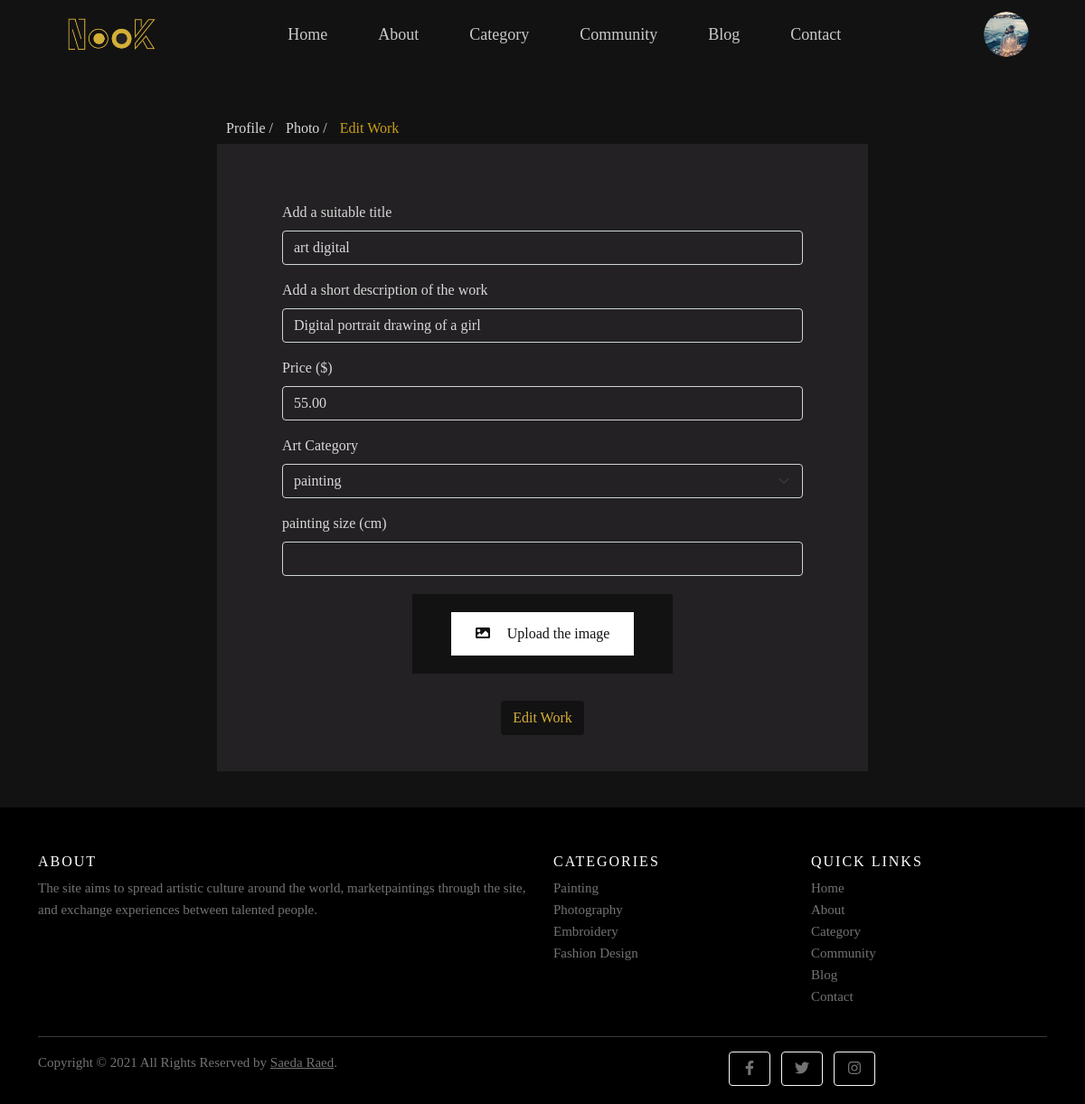
The app's page /account/profile/photo/6/editwork/ (signed in) with its own data.
### account/models.py (models this page shows, shortened)
class UserProfile(models.Model):
    phone = models.CharField(max_length=10, blank=True, null=True)
    photo = models.ImageField(upload_to='photos', blank=True, null=True)
    type_account = models.CharField(max_length=50, blank=True, null=True)
    category = models.ForeignKey(Category, on_delete=models.CASCADE, related_name='usercategory', blank=True, null=True)
    user = models.ForeignKey(User, on_delete=models.CASCADE, related_name='userprofile')

### pages/models.py (models this page shows, shortened)
class Addwork(models.Model):
    title = models.CharField(max_length=100, blank=True, null=True)
    description = models.CharField(max_length=200, blank=True, null=True)
    price = models.DecimalField(max_digits=6, decimal_places=2, blank=True, null=True)
    photo = models.ImageField(upload_to='works', blank=True, null=True)
    category = models.ForeignKey(Category, on_delete=models.CASCADE, related_name='addworkcategory', blank=True, null=True)
    user = models.ForeignKey(User, on_delete=models.CASCADE, related_name='addworkuser', blank=True, null=True)
    class Meta:
        ordering = ('-id',)

class Category(models.Model):
    name = models.CharField(max_length=150)
    description = models.TextField(blank=True, null=True)
    photo = models.ImageField(upload_to='category', blank=True, null=True)
    def __str__(self):
        return self.name

### pages/views.py (the view, shortened to what this page needs)
# urls.py: path('account/profile/photo/<int:id>/editwork/', views.editwork, name='editwork'),
@login_required
def editwork(request, id):
    user = User.objects.get(username=request.user.username)
    userprofile = UserProfile.objects.get(user = user)
    work = get_object_or_404(Addwork, pk = id, user = user)
    categor = UserProfile.objects.get(user=user).category
    oldimage = str(work.photo)
    oldi = oldimage[oldimage.index('/') + 1 : ]
    context = {
        'title': 'nook | Edit Work',
        'work': work,
        'category': Category.objects.all(),
        'userprofile': userprofile,
        'categor': categor,
        'ph': work.photo
    }
    return render(request, 'pages/editwork.html', context)

### templates/pages/editwork.html (shortened to what this page needs)
{% extends 'base.html' %}
{% load static %}
{% block body %}
    <div class="addWork">
        <div class="add">
                <a href="{% url 'profile' work.user.pk %}"><h6>Profile / </h6></a>
                <a href="{% url 'photodetails' work.pk %}"><h6>Photo / </h6></a>
                <a class="a-last"><h6>Edit Work</h6></a>
                <form method="POST" enctype="multipart/form-data" novalidate>
                    <br>
                    <div class="mb-3">
                        <label for="exampleInputEmail1" class="form-label">Add a suitable title</label>
                        <input type="text" name="title" value="{{work.title}}" maxlength="100" class="form-control" id="exampleInputEmail1" aria-describedby="emailHelp">
                    </div>
                    <div class="mb-3">
                        <label for="exampleInputEmail1" class="form-label">Add a short description of the work</label>
                        <input type="text" name="description" value="{{work.description}}" maxlength="200" class="form-control" id="exampleInputEmail1" aria-describedby="emailHelp">
                    </div>
                    <div class="mb-3">
                        <label for="exampleInputPrice" class="form-label">Price ($)</label>
                        <input type="number" name="price" value="{{work.price}}" class="form-control" id="exampleInputPassword1">
                    </div>
                    <div class="mb-3">
                        <label for="exampleInputPrice" class="form-label">Art Category</label>
                        <select class="form-select" name="category" aria-label="Default select example" required>
                            <option value="{{categor}}" selected>{{categor}}</option>
                        </select>
                    </div>
                    <div class="mb-3">
                        <label for="exampleInputPrice" class="form-label">painting size (cm)</label>
                        <input type="number" class="form-control" id="exampleInputPassword1">
                    </div>
                    <div class="downloadImage">
                        <div class="download">
                            <label tabindex="0" for="my-file" class="input-file-trigger">
                                <i class="fas fa-image"></i>
                                Upload the image
                            </label>
                        </div>
                    </div>
                    <div class="but text-center">
                        <input class="btn  bg-light" type="submit" value="Edit Work" name='editwork'>
                    </div>
                </form>
        </div>
    </div>
{% endblock %}

### templates/parts/navbar.html (shortened to what this page needs)
{% load static %}
<div class="navigation">
    <nav class="navbar navbar-expand-lg navbar-light fixed-top ">
        <div class="container-fluid">
            <a class="navbar-brand" href="{% url 'index' %}"><img src="{% static 'images/logo.png' %}" alt=""></a>
            <div class="collapse navbar-collapse" id="navbarScroll">
                <ul class="navbar-nav me-auto my-2 my-lg-0 navbar-nav-scroll" style="">
                    {% if '/' == request.path %}
                        <li class="nav-item active">
                            <a class="nav-link" aria-current="page" href="{% url 'index' %}">Home</a>
                        </li>
                    {% else %}
                        <li class="nav-item">
                            <a class="nav-link" aria-current="page" href="{% url 'index' %}">Home</a>
                        </li>
                    {% endif %}
                    {% if 'about' in request.path %}
                        <li class="nav-item active">
                            <a class="nav-link" href="{% url 'about' %}">About</a>
                        </li>
                    {% else %}
                        <li class="nav-item">
                            <a class="nav-link" href="{% url 'about' %}">About</a>
                        </li>
                    {% endif %}
                    {% if 'category' in request.path %}
                        <li class="nav-item active">
                            <a class="nav-link" href="{% url 'category' %}">Category</a>
                        </li>
                    {% else %}
                        <li class="nav-item">
                            <a class="nav-link" href="{% url 'category' %}">Category</a>
                        </li>
                    {% endif %}
                    <li class="nav-item">
                        <a class="nav-link" href="{% url 'community' %}">Community</a>
                    </li>
                    {% if 'blog' in request.path %}
                        <li class="nav-item active">
                            <a class="nav-link" href="{% url 'blog' %}">Blog</a>
                        </li>
                    {% else %}
                        <li class="nav-item">
                            <a class="nav-link" href="{% url 'blog' %}">Blog</a>
                        </li>
                    {% endif %}
                    {% if 'contact' in request.path %}
                        <li class="nav-item active">
                            <a class="nav-link" href="{% url 'contact' %}">Contact</a>
                        </li>
                    {% else %}
                        <li class="nav-item">
                            <a class="nav-link" href="{% url 'contact' %}">Contact</a>
                        </li>
                    {% endif %}
                </ul>
            {% if not request.user.is_authenticated %}
                    <a href="{% url 'signin' %}"><button class="btn btn-outline-success" >Sign In</button></a>
            </div>
            {% else %}
            </div>
            <form class="d-flex" >
                <div class="dropdown">
                    <div class="profile"  class="dropdown-toggle" type="button" id="dropdownMenu2" data-bs-toggle="dropdown" aria-expanded="false">
                        {% if userprofile.photo %}
                        <img src="{{userprofile.photo.url}}" alt="">
                        {% else %}
                        <img src="{% static 'images/avtar.jpg' %}" alt="">
                        {% endif %}
                </div>
                </div>
            </form>
            {% endif %}
        </div>
    </nav>
</div>

### templates/parts/footer.html
{% load static %}
<footer class="site-footer">
    <div class="container">
        <div class="row">
            <div class="col-sm-12 col-md-6" data-aos="fade-right">
                <h6>About</h6>
                <p class="text-justify">The site aims to spread artistic culture
                    around the world, marketpaintings
                    through the site, and exchange
                    experiences between talented people.</p>
            </div>
            <div class="col-xs-6 col-md-3" data-aos="fade-down">
                <h6>Categories</h6>
                <ul class="footer-links">
                    {% for cat in category %}
                        <li><a href="#">{{cat.name|title}}</a></li>
                    {% endfor %}
                </ul>
            </div>
            <div class="col-xs-6 col-md-3" data-aos="fade-down">
                <h6>Quick Links</h6>
                <ul class="footer-links">
                    <li><a href="{% url 'index' %}">Home</a></li>
                    <li><a href="{% url 'about' %}">About</a></li>
                    <li><a href="{% url 'category' %}">Category</a></li>
                    <li><a href="{% url 'community' %}">Community</a></li>
                    <li><a href="{% url 'blog' %}">Blog</a></li>
                    <li><a href="{% url 'contact' %}">Contact</a></li>
                </ul>
            </div>
        </div>
        <hr>
    </div>
    <div class="container">
        <div class="row">
            <div class="col-md-8 col-sm-6 col-xs-12">
                <p class="copyright-text">Copyright &copy; 2021 All Rights Reserved by
                    <a href="#">Saeda Raed</a>.
                </p>
            </div>
            <div class="col-md-4 col-sm-6 col-xs-12">
                <div class="iconSocial">
                    <a class="btn btn-outline-light btn-social mx-1" href="#!"><i class="fab fa-fw fa-facebook-f"></i></a>
                    <a class="btn btn-outline-light btn-social mx-1" href="#!"><i class="fab fa-fw fa-twitter"></i></a>
                    <a class="btn btn-outline-light btn-social mx-1" href="#!"><i class="fab fa-fw fa-instagram"></i></a>
                </div>
            </div>
        </div>
    </div>
</footer>

### static/css/main.css (style rules this page uses)
* { -webkit-box-sizing: border-box; -moz-box-sizing: border-box; -o-box-sizing: border-box; box-sizing: border-box; }
body { background-color: #131213 !important; font-family: Roboto Slab !important; top: 0; left: 0; }
.navigation { height: 10vh; }
.navbar { width: 100%; margin: 0 auto; padding-top: 13px !important; }
.navbar .navbar-brand img { height: 40px; margin-left: 60px; }
.navbar .navbar-collapse ul { margin: 0 auto; padding-right: 30px; }
.navbar .navbar-collapse .navbar-nav .nav-item { margin: 0 20px; }
.navbar .navbar-collapse .navbar-nav .nav-item a { color: #C9C9C9; font-size: large; transition: .7s; position: relative; }
.navbar .navbar-collapse .navbar-nav .nav-item a::after { content: ""; position: absolute; width: 0; height: 2px; background-color: #D4AF37; left: 0; top: 100%; transition: .8s; }
.navigation .profile { width: 50px; height: 50px; border-radius: 50%; overflow: hidden; position: relative; margin-right: 50px; }
.navigation .profile img { width: 50px; height: 50px; position: absolute; top: 50%; left: 50%; transform: translate(-50%, -50%); border-radius: 50%; }
.site-footer { background-color:#000; padding:45px 0 20px; font-size:15px; line-height:24px; color:#737373; }
.site-footer hr { border-top-color:#bbb; opacity:0.5 }
.site-footer h6 { color:#fff; font-size:16px; text-transform:uppercase; margin-top:5px; letter-spacing:2px }
.site-footer a { color:#737373; }
.footer-links { padding-left:0; list-style:none }
.footer-links li { display:block }
.footer-links a { text-decoration: none; color:#737373 }
.copyright-text { margin:0 }
.addWork { margin-top: 50px; margin-bottom: 40px; }
.addWork .add { width: 60%; margin: 0 auto; }
a h6 { color: #D9D9D9; margin-left: 10px; display: inline-block; }
.a-last { cursor: default; }
.a-last h6 { color: #C79E17 !important; }
.addWork .add form { background-color: #232123; padding: 40px 0px; }
.addWork .add form div { width: 80%; margin: 0 auto; }
.addWork .add form div label { color: #D9D9D9; }
.addWork .add form div input { background-color: transparent; color: #D9D9D9; }
.addWork .add form div select { background-color: transparent; color: #D9D9D9; }
.addWork .add form div select option { color: black; }
.addWork .add form .downloadImage { width: 40%; margin: 20px auto 30px auto; background-color: #131213; padding: 20px 0px; }
.addWork .add form .downloadImage .download { background-color: white; color: #131213; width: 70%; margin: 0 auto; }
.js .input-file-trigger { display: block; padding: 12px 20px; text-align: center; background: #39D2B4; color: #131213 !important; background-color: white; font-size: 1em; transition: all .4s; cursor: pointer; }
.fa-image { margin-right: 15px; }
.addWork .add form div .btn { color: #D4AF37; background-color: #131213 !important; }

### records on screen
UserProfile: photo (picture)
Addwork: title "art digital", description "Digital portrait drawing of a girl", price "55.00"
Category: category "painting", name "Painting"
Category: name "Photography"
Category: name "Embroidery"
Category: name "Fashion Design"
